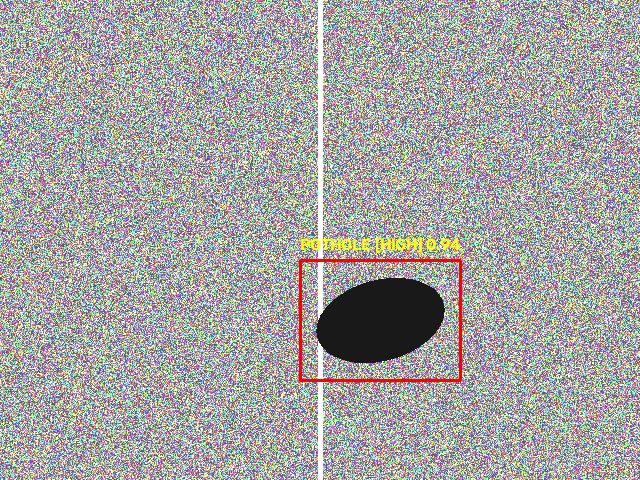
#> input picture backend/storage/evidence/sample_pothole_1.jpg, 640 x 480 px
$ python -i verification.py   (imports and definitions only)   (older library calls are emulated)
#> lines starting #> are read from the running program, lines starting #| are printed output that depends on the picture
### backend/app/core/config.py
import os
from pathlib import Path

# Base Paths
BASE_DIR = Path(__file__).resolve().parent.parent.parent
STORAGE_DIR = BASE_DIR / "storage"
UPLOAD_DIR = STORAGE_DIR / "uploads"
EVIDENCE_DIR = STORAGE_DIR / "evidence"
REPAIRS_DIR = STORAGE_DIR / "repairs"

# Ensure runtime directories exist
for path in [STORAGE_DIR, UPLOAD_DIR, EVIDENCE_DIR, REPAIRS_DIR]:
    path.mkdir(parents=True, exist_ok=True)

# System & API Metadata
PROJECT_NAME = "RoadSentinel AI"
PHASE = "Phase 5 - Closed-Loop AI Verification & Anti-Fraud Engine"
VERSION = "1.0.0"
API_PREFIX = "/api/v1"

# Computer Vision & Detection Parameters
CONFIDENCE_THRESHOLD = 0.30
IOU_TRACKING_THRESHOLD = 0.35
MAX_TRACK_AGE = 15
MIN_TRACK_HITS = 1

# Severity Classification (Bounding Box Area Ratio to Frame)
MIN_SEVERITY_AREA_RATIO_HIGH = 0.08    # > 8% of frame = HIGH
MIN_SEVERITY_AREA_RATIO_MED = 0.03     # > 3% of frame = MEDIUM

# Physical Material Constants (ASTM D6433 Reference)
ASPHALT_DENSITY_KG_M3 = 2400.0        # Compacted hot-mix bitumen density
DEFAULT_GSD_METERS_PER_PX = 0.002     # Ground Sampling Distance (2mm per pixel at vehicle focal distance)
DEFAULT_DEPTH_HIGH_M = 0.08           # Severe pothole depth estimate (~8 cm)
DEFAULT_DEPTH_MED_M = 0.05            # Medium pothole depth estimate (~5 cm)
DEFAULT_DEPTH_LOW_M = 0.03            # Minor surface ravelling depth (~3 cm)

# Phase 3: Notification & Dispatch Configuration
NOTIFICATION_COOLING_HOURS = 48.0     # Suppress duplicate alerts for nearby incidents within 48 hours
DUPLICATE_DISTANCE_THRESHOLD_M = 50.0 # Proximity threshold (50m) for spatial deduplication
SMTP_ENABLED = os.getenv("SMTP_ENABLED", "false").lower() in ("true", "1")
SMTP_HOST = os.getenv("SMTP_HOST", "smtp.roadsentinel.local")
SMTP_PORT = int(os.getenv("SMTP_PORT", "587"))
SMTP_USER = os.getenv("SMTP_USER", "dispatch@roadsentinel.ai")
SMTP_PASSWORD = os.getenv("SMTP_PASSWORD", "")
SMTP_FROM_EMAIL = os.getenv("SMTP_FROM_EMAIL", "dispatch@roadsentinel.ai")
SMTP_FROM_NAME = "RoadSentinel AI Dispatch"

# Phase 5: AI Verification & Anti-Fraud Parameters
MAX_GEOFENCE_DISTANCE_METERS = 50.0   # Maximum allowed distance between defect GPS and repair photo GPS
PHASH_MAX_DUPLICATE_DISTANCE = 6      # Hamming distance <= 6 indicates duplicate/recycled stock photo
MIN_ORB_MATCHES_ALIGNMENT = 10        # Minimum valid homography feature matches
MIN_ASPHALT_TEXTURE_COMPLIANCE = 0.60 # Minimum fresh bitumen texture compliance ratio

### backend/app/services/verification.py
import cv2
import numpy as np
import imagehash
from PIL import Image
import uuid
import time
from datetime import datetime, timezone
from pathlib import Path
from typing import Optional, Tuple, List, Dict, Any

from app.core.config import (
    BASE_DIR,
    STORAGE_DIR,
    EVIDENCE_DIR,
    REPAIRS_DIR,
    UPLOAD_DIR,
    MAX_GEOFENCE_DISTANCE_METERS,
    PHASH_MAX_DUPLICATE_DISTANCE,
    MIN_ORB_MATCHES_ALIGNMENT,
    MIN_ASPHALT_TEXTURE_COMPLIANCE
)
from app.models.schemas import (
    Incident,
    IncidentStatus,
    RepairSubmission,
    VerificationReport,
    VerificationOutcome,
    BoundingBox,
    DefectCategory,
    NotificationEvent,
    AuditLogEntry
)
from app.core.database import db
from app.services.detector import RoadPerceptionEngine
from app.services.spatial import GeospatialMatcher
from app.services.notification import notification_dispatcher


# [557 lines that did not run here, left out]


# Global singleton verification engine instance
# [1 line that did not run here, left out]

>>> import cv2
>>> picture = cv2.imread('../../storage/evidence/sample_pothole_1.jpg', cv2.IMREAD_GRAYSCALE)
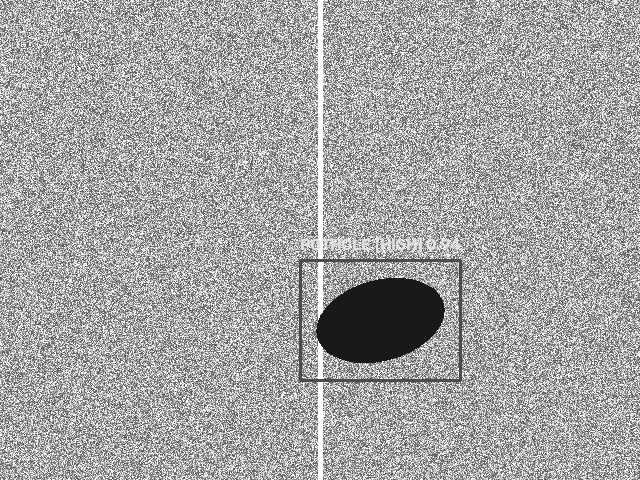
#> picture: shape (480, 640); min 18, max 255, mean 165
#> (the run stopped early here; a loop or call above may not have finished)

$ run again, on backend/storage/evidence/test_before.jpg
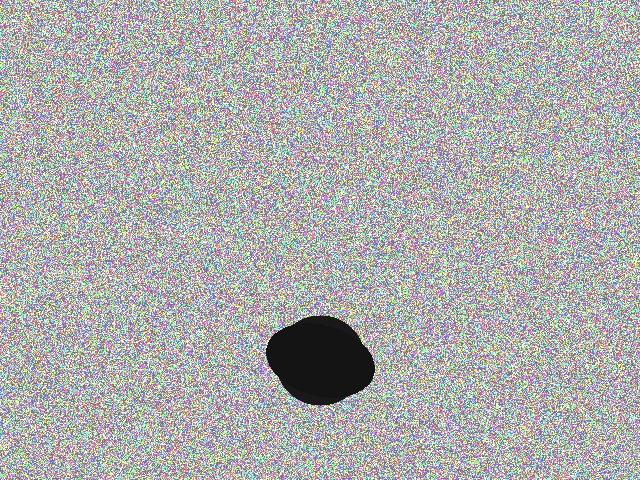
#> input picture backend/storage/evidence/test_before.jpg, 640 x 480 px
#> `picture = cv2.imread('../../storage/evidence/sample_pothole_1.jpg', cv..`:
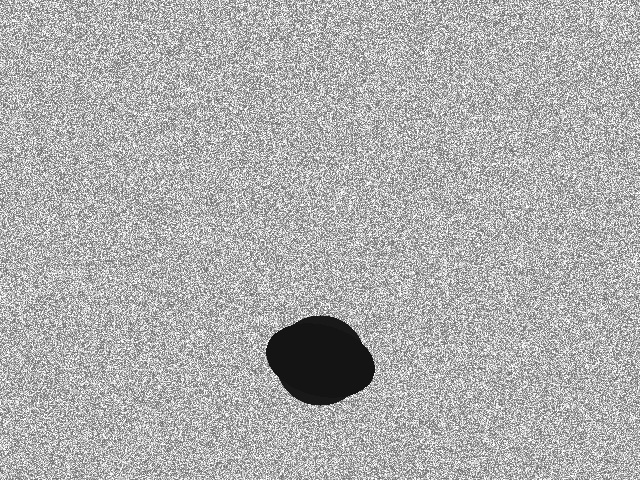
#> picture: shape (480, 640); min 13, max 255, mean 174.5
